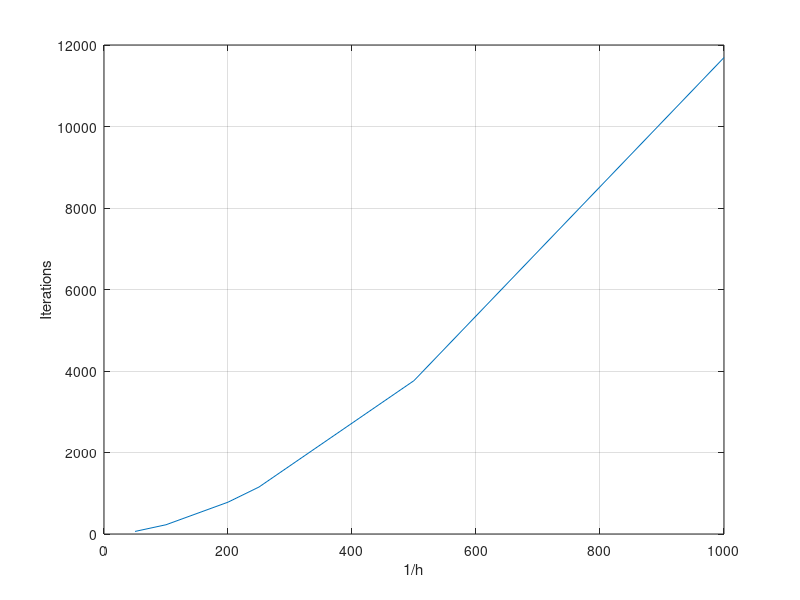
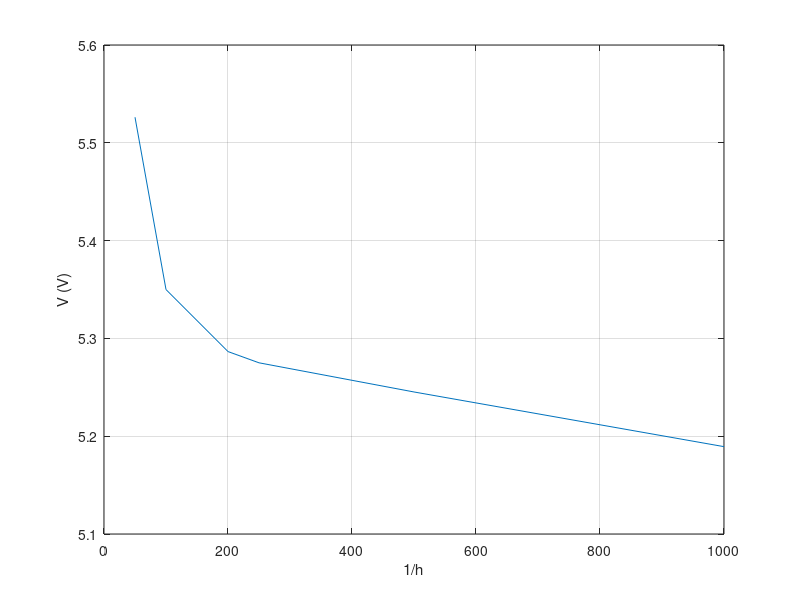

Source code (MATLAB) for these figures, in order:
clear all; close all; clc;

%% Read data from CSV in the same folder
data = csvread('h_jacobi.csv', 1, 0);
h = data(:, 1);
iter = data(:, 2);
v = data(:, 3);

%% Generate plot
figure;
plot(h, iter);
xlabel('1/h');
ylabel('Iterations');
grid on;

saveas(gcf, 'h_iter_jacobi.eps', 'epsc');

%% Generate plot
figure;
plot(h, v);
xlabel('1/h');
ylabel('V (V)');
grid on;

saveas(gcf, 'h_v_jacobi.eps', 'epsc');

